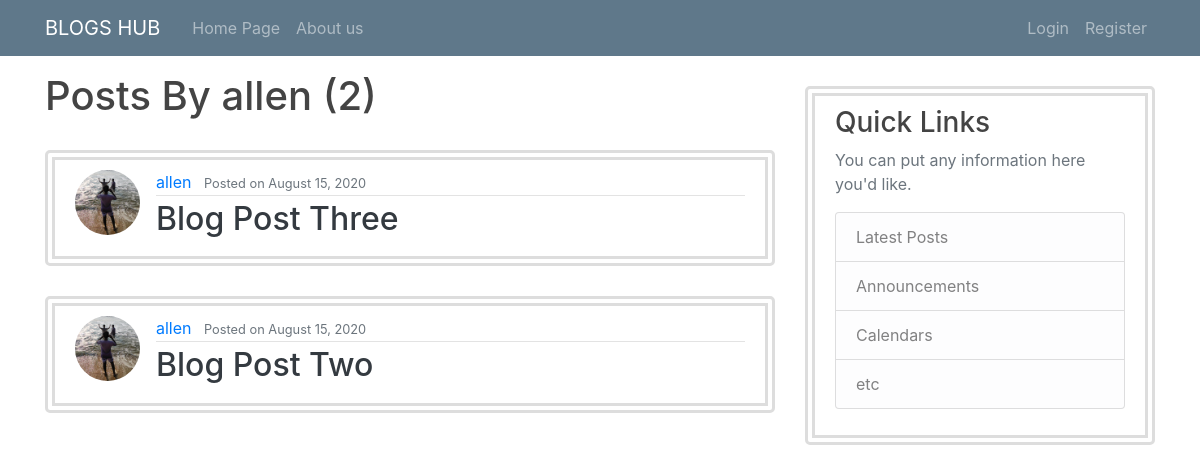
The app's page /user/allen, older data.
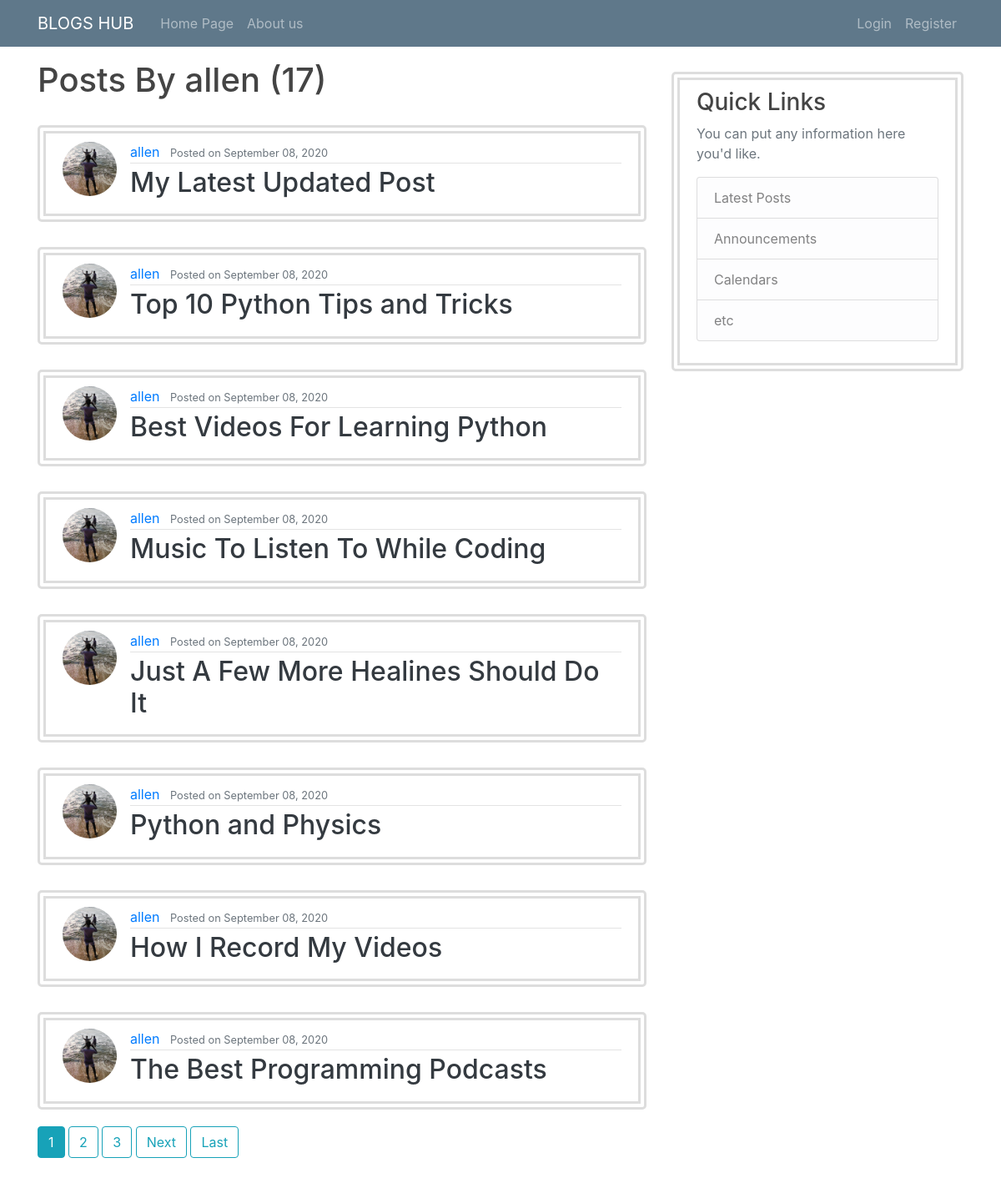
The same page, newer data.
### blog/models.py (models this page shows, shortened)
class Post (models.Model):
    title = models.CharField(max_length=100)
    content = models.TextField()
    date_posted = models.DateTimeField(default=timezone.now)
    author = models.ForeignKey(User, on_delete = models.CASCADE)

### users/models.py (models this page shows, shortened)
class Profile(models.Model):
    user = models.OneToOneField(User, on_delete = models.CASCADE)
    image = models.ImageField(default = 'default.jpeg',upload_to = 'profile_pics')

### blog/views.py (the view)
# urls.py: path('user/<str:username>', UserPostListView.as_view(), name='user-posts'),
class UserPostListView(ListView):
    model = Post
    template_name = 'blog/user_posts.html'
    context_object_name = 'posts'
    ordering = ['-date_posted']
    paginate_by = 8
    def get_queryset(self):
        user = get_object_or_404(User,username=self.kwargs.get('username'))
        return Post.objects.filter(author=user).order_by('-date_posted')

### blog/templates/blog/user_posts.html (shortened to what this page needs)
{% extends 'blog/base.html' %}
{% block content %}
<h1 class="mb-3 mt-3 ">Posts By {{view.kwargs.username}} ({{page_obj.paginator.count}})</h1>
{% for post in posts %}
<article class="media content-section">
    <img class="rounded-circle article-img" src="{{post.author.profile.image.url}}" alt="">
    <div class="media-body">
        <div class="article-metadata">
            <a class="mr-2 " href="{% url 'user-posts' post.author.username %}">{{ post.author }}</a>
            <small class="text-muted">Posted on {{ post.date_posted|date:'F d, Y' }}</small>
        </div>
        <h2><a class="article-title text-dark" href="{% url 'post-detail' post.id %}">{{ post.title }}</a></h2>
    </div>
</article>
{%endfor%}
{% if is_paginated %}
{% for num in page_obj.paginator.page_range %}
{% if page_obj.number == num %}
<a href="?page={{num}}" class="btn btn-info mb-4">{{num}}</a>
{% elif num > page_obj.number|add:'-3' and num < page_obj.number|add:'3' %}
<a href="?page={{num}}" class="btn btn-outline-info mb-4">{{num}}</a>
{% endif %}
{% endfor %}
{% if page_obj.has_next %}
<a href="?page={{ page_obj.next_page_number }}" class="btn btn-outline-info mb-4">Next</a>
<a href="?page={{page_obj.paginator.num_pages}}" class="btn btn-outline-info mb-4">Last</a>
{% endif %}
{% endif %}
{% endblock content %}

Row changes from the older to the newer data that the page shows:
no longer on this page (row unchanged): Post: author.profile.image (picture), author "allen", date_posted "August 15, 2020", title "Blog Post Three"
no longer on this page (row unchanged): Post: author.profile.image (picture), author "allen", date_posted "August 15, 2020", title "Blog Post Two"
added Post: author.profile.image (picture), author "allen", date_posted "September 08, 2020", title "My Latest Updated Post"
added Post: author.profile.image (picture), author "allen", date_posted "September 08, 2020", title "Top 10 Python Tips and Tricks"
added Post: author.profile.image (picture), author "allen", date_posted "September 08, 2020", title "Best Videos For Learning Python"
added Post: author.profile.image (picture), author "allen", date_posted "September 08, 2020", title "Music To Listen To While Coding"
added Post: author.profile.image (picture), author "allen", date_posted "September 08, 2020", title "Just A Few More Healines Should Do It"
added Post: author.profile.image (picture), author "allen", date_posted "September 08, 2020", title "Python and Physics"
added Post: author.profile.image (picture), author "allen", date_posted "September 08, 2020", title "How I Record My Videos"
added Post: author.profile.image (picture), author "allen", date_posted "September 08, 2020", title "The Best Programming Podcasts"
Text that changed along with them:
{{ page_obj.paginator.count }}: "2" → "17"
new list line: "1"
new list line: "2"
new list line: "3"
text now shown: "Next Last"
